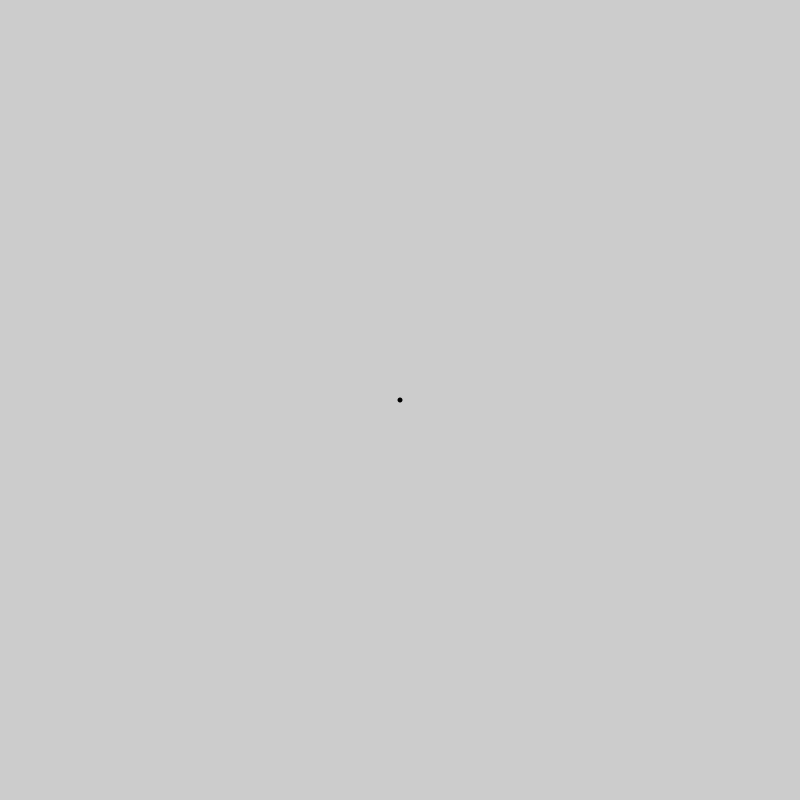
Frame 1 (no input)
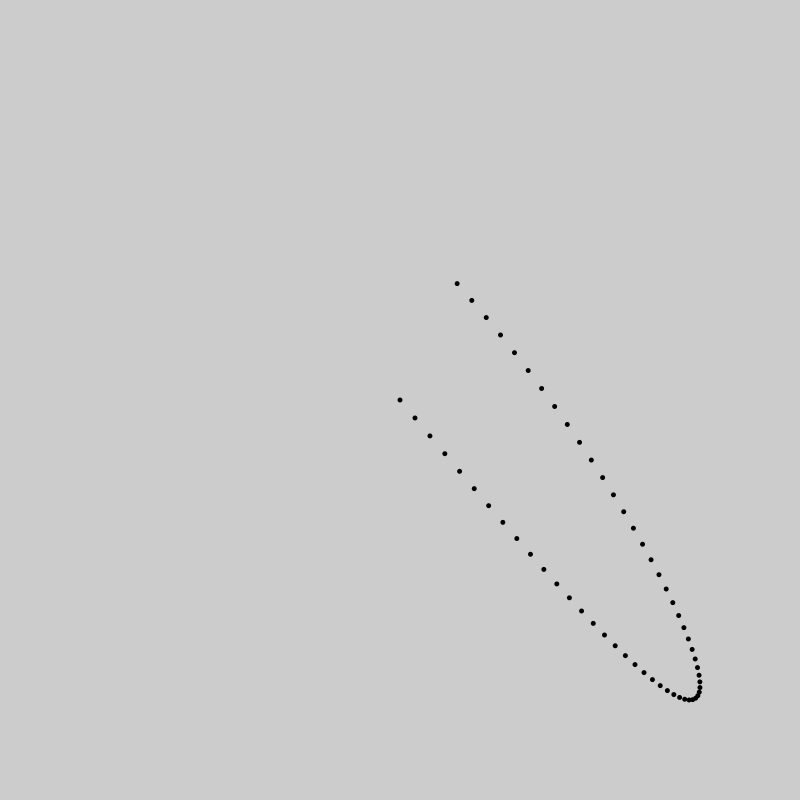
Frame 60 (the mouse pressed at the canvas centre just before this capture)
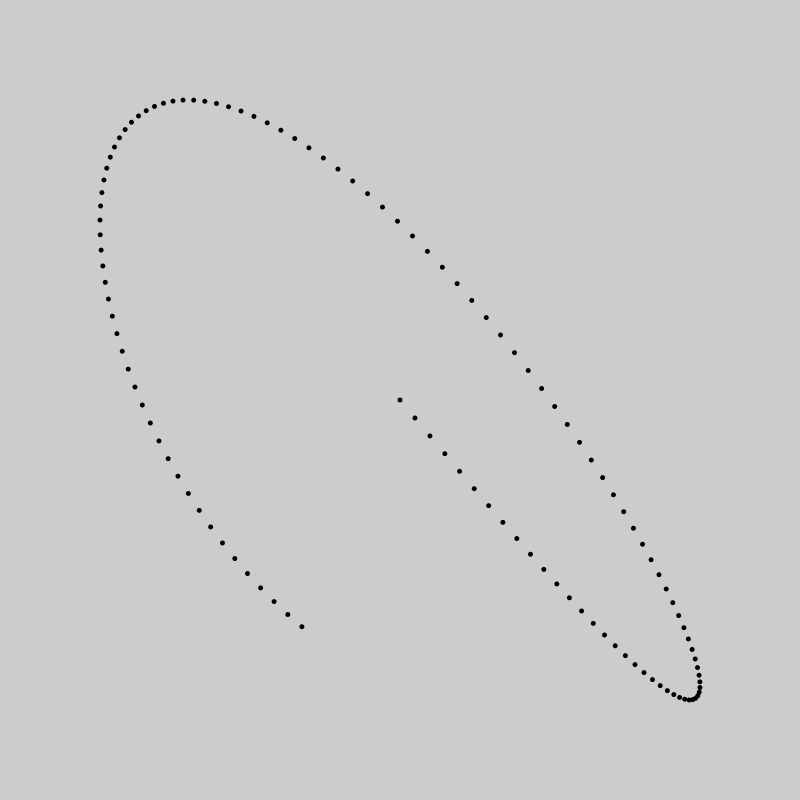
Frame 120 (the mouse held since frame 60 and released just before this capture)

The Processing sketch that drew these frames (run headless with seeded random() and noise(); from frame 60 on, the mouse is pressed at the canvas centre):

// Processing sketch: basic_LissajousCurve
// ── basic_LissajousCurve.pde
float t = 0.0;

void setup()
{
  size(800, 800);
  noStroke();
}

void draw()
{
  fill(0, 0, 0);
  ellipse(x(t), y(t), 5, 5);
  
  t += 0.01;
}

float x (float t) {
  return 300.0 * sin(5.0 * t) + 400.0;
}

float y (float t) {
  return 300.0 * sin(6.0 * t) + 400.0;
}
